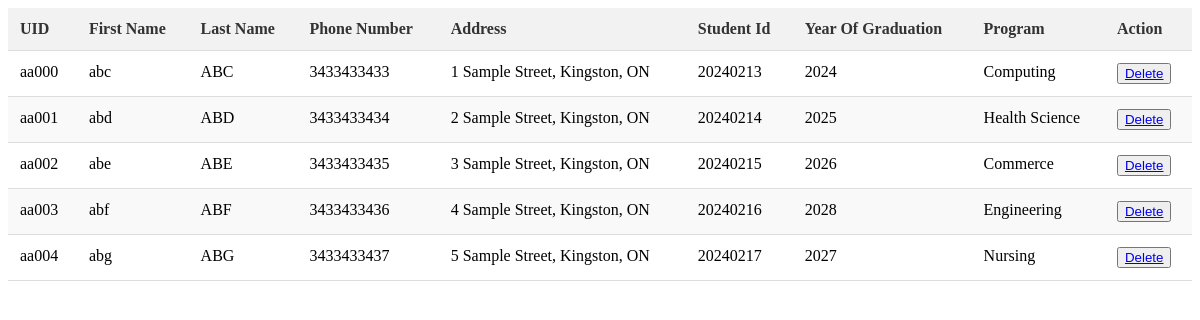
Screenshot of /499_login/manage_students.php with the database file from the repository.
### tables this page shows
CREATE TABLE `students` (
  `UID` varchar(255) NOT NULL,
  `first_name` varchar(255) DEFAULT NULL,
  `last_name` varchar(255) DEFAULT NULL,
  `phone_number` varchar(255) DEFAULT NULL,
  `address` varchar(255) DEFAULT NULL,
  `student_id` bigint DEFAULT NULL,
  `year_of_graduation` int DEFAULT NULL,
  `program` varchar(255) DEFAULT NULL,
  PRIMARY KEY (`UID`) USING BTREE
);

### 499_login/manage_students.php (the view, shortened to what this page needs)
<!DOCTYPE html>
<html lang="en">
<head>
    <link rel="stylesheet" href="index.css">
</head>
<body>
<table>
    <thead>
    <tr>
        <th>UID</th>
        <th>First Name</th>
        <th>Last Name</th>
        <th>Phone Number</th>
        <th>Address</th>
        <th>Student Id</th>
        <th>Year Of Graduation</th>
        <th>Program</th>
        <th>Action</th>
    </tr>
    </thead>
    <tbody>
    <?php include 'init.php';
    $sql = "SELECT * FROM students";
    $result = $mysqli->query($sql);
    if ($result->num_rows > 0) {
        while($row = $result->fetch_assoc()) { ?>
            <tr>
                <td><?php echo $row["UID"]; ?></td>
                <td><?php echo $row["first_name"]; ?></td>
                <td><?php echo $row["last_name"]; ?></td>
                <td><?php echo $row["phone_number"]; ?></td>
                <td><?php echo $row["address"]; ?></td>
                <td><?php echo $row["student_id"]; ?></td>
                <td><?php echo $row["year_of_graduation"]; ?></td>
                <td><?php echo $row["program"]; ?></td>
                <td>
                    <button><a href="delete_students.php?id=<?php echo $row["UID"]?>">Delete</a></button>
                </td>
            </tr>
        <?php }
    }
    ?>
    </tbody>
</table>
</body>
</html>

### 499_login/index.css (style rules this page uses)
table { width: 100%; border-collapse: collapse; margin-bottom: 2rem; }
th, td { padding: 12px; text-align: left; vertical-align: top; border-bottom: 1px solid #ddd; }
th { background-color: #f2f2f2; font-weight: bold; color: #333; }
tr:nth-child(even) { background-color: #f9f9f9; }

### rows the page displays
students: UID "aa000", first_name "abc", last_name "ABC", phone_number "3433433433", address "1 Sample Street, Kingston, ON", student "20240213", year_of_graduation "2024", program "Computing"
students: UID "aa001", first_name "abd", last_name "ABD", phone_number "3433433434", address "2 Sample Street, Kingston, ON", student "20240214", year_of_graduation "2025", program "Health Science"
students: UID "aa002", first_name "abe", last_name "ABE", phone_number "3433433435", address "3 Sample Street, Kingston, ON", student "20240215", year_of_graduation "2026", program "Commerce"
students: UID "aa003", first_name "abf", last_name "ABF", phone_number "3433433436", address "4 Sample Street, Kingston, ON", student "20240216", year_of_graduation "2028", program "Engineering"
students: UID "aa004", first_name "abg", last_name "ABG", phone_number "3433433437", address "5 Sample Street, Kingston, ON", student "20240217", year_of_graduation "2027", program "Nursing"
